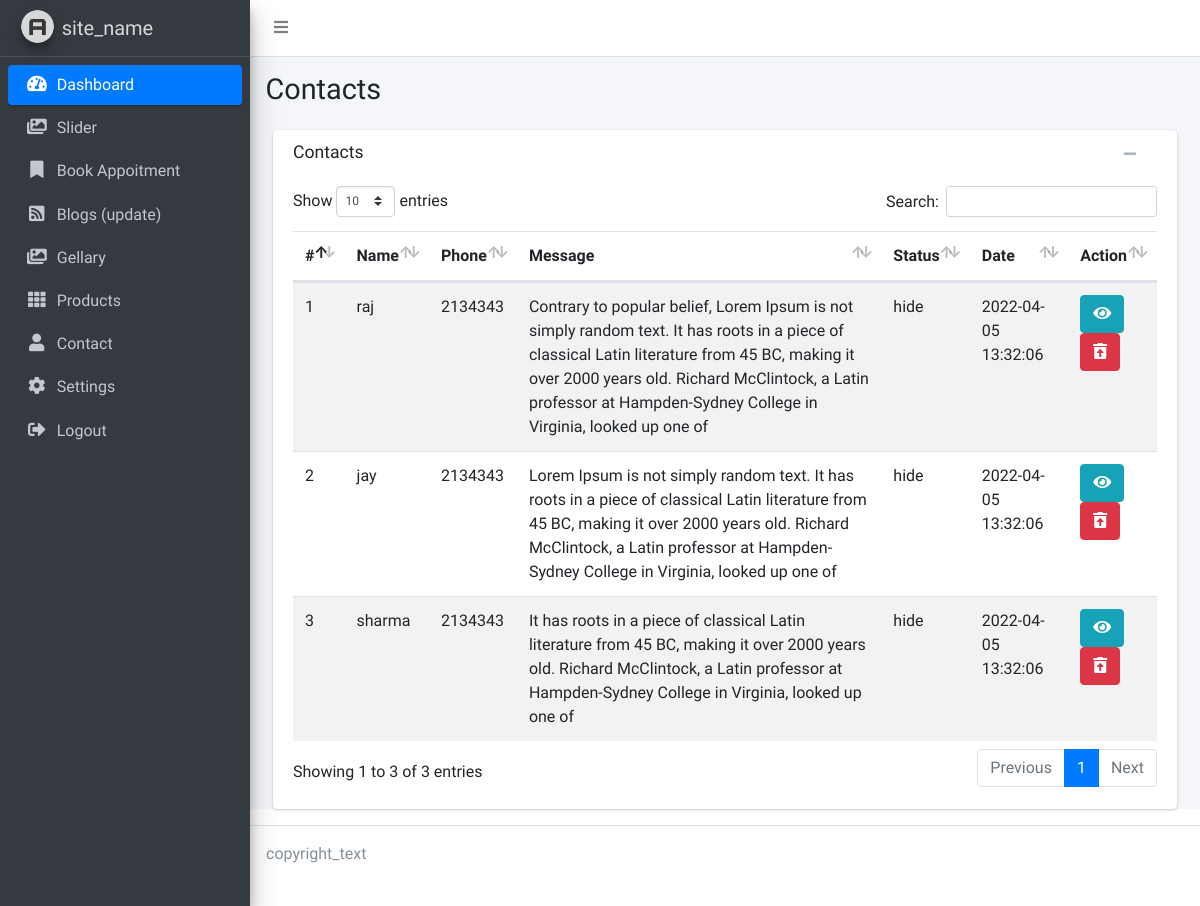
The page /admin/contacts_list.php (signed in) on the database as committed earlier.
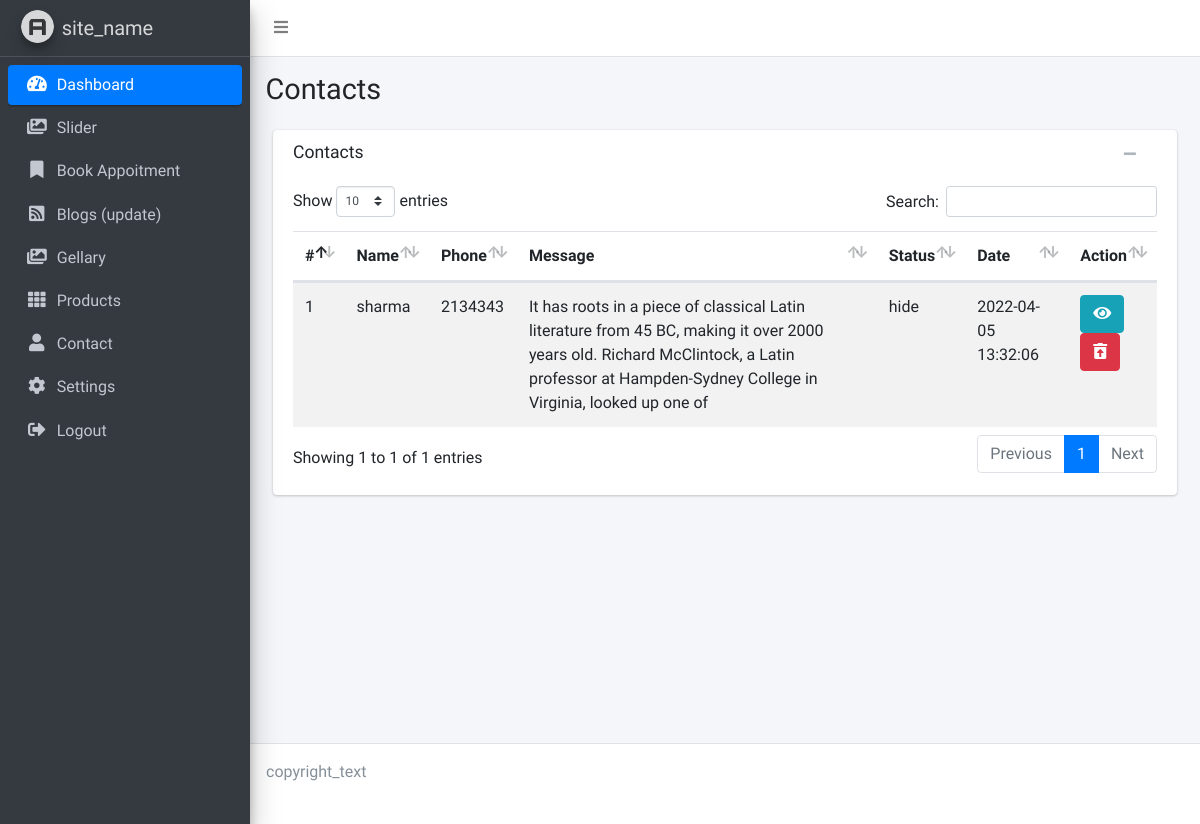
The same page on the database as committed later.
### tables this page shows
CREATE TABLE IF NOT EXISTS `contacts` (
  `id` int(11) NOT NULL AUTO_INCREMENT,
  `name` varchar(150) NOT NULL,
  `phone` varchar(25) NOT NULL,
  `status` enum('show','hide') NOT NULL,
  `msg` text NOT NULL,
  `created_at` timestamp NOT NULL,
  `updated_at` timestamp NOT NULL,
  PRIMARY KEY (`id`)
);

### admin/contacts_list.php (the view, shortened to what this page needs)
<?php
include_once '../database.php';
$sqlget = "SELECT * FROM contacts";
$alldata = mysqli_query($conn, $sqlget);
include 'layouts/header.php';
?>
<section class="content-header">
    <div class="container-fluid">
        <div class="row mb-2">
            <div class="col-sm-6">
                <h1>Contacts</h1>
            </div>
        </div>
    </div>
</section>
  <section class="content">
        <div class="container-fluid">
            <div class="col-md-12">
                <div class="card card-default">
                    <div class="card-header">
                        <h3 class="card-title">Contacts</h3>
                        <div class="card-tools">
                            <button type="button" class="btn btn-tool" data-card-widget="collapse"><i class="fas fa-minus"></i></button>
                            <button type="button" class="btn btn-tool" data-card-widget="remove"><i class="fas fa-remove"></i></button>
                        </div>
                    </div>
                    <div class="card-body">
                        <div class="text-right m-2">
                        </div>
                        <table id="myTable" class="table table-striped">
                            <thead>
                                <tr>
                                    <th>#</th>
                                    <th>Name</th>
                                    <th>Phone</th>
                                    <th>Message</th>
                                    <th>Status</th>
                                    <th>Date</th>
                                    <th>Action</th>
                                </tr>
                            </thead>
                            <tbody>
                                <?php
                                 $no=1;
                                  if(mysqli_num_rows($alldata) > 0) {
                                    while($row = mysqli_fetch_assoc($alldata)) {
                                    echo '<tr> <td>'.$no++.'</td>'.
                                    '<td>'.$row['name'].'</td>'.
                                    '<td>'.$row['phone'].'</td>'.
                                    '<td>'.$row['msg'].'</td>'.
                                    '<td>'.$row['status'].'</td>'.
                                    '<td>'.$row['created_at'].'</td>'.
                                    '<td>
                                        <a href="contacts_view.php?id='.$row['id'].'" class="btn btn-info"><i class="fas fa-eye"></i></a>
                                        <form method="post">
                                            <input type="hidden" name="delete_id" value='.$row['id'].'>
                                            <button class="btn btn-danger" name="submit"><i class="fas fa-trash-restore-alt"></i></button>
                                        </form>
                                    </td>'.
                                '</tr>';
                                    }
                                } else {
                                    echo "<tr>
                                    <td colspan='7' style='text-align: center;'>Data Not Found</td></tr>";
                                }
                            ?>
                            </tbody>
                        </table>
                    </div>
                </div>
            </div>
        </div>
    </section>
    <?php include 'layouts/footer.php';?>

Rows that differ between the two databases and show on the page:
removed contacts: name "raj", phone "2134343", msg "Contrary to popular belief, Lorem Ipsum is not simply random text. It has roots in a piece of classical Latin literature from 45 BC, making it over 2000 years old. Richard McClintock, a Latin professor at Hampden-Sydney College in Virginia, looked up one of", status "hide", created_at "2022-04-05 13:32:06"
removed contacts: name "jay", phone "2134343", msg "Lorem Ipsum is not simply random text. It has roots in a piece of classical Latin literature from 45 BC, making it over 2000 years old. Richard McClintock, a Latin professor at Hampden-Sydney College in Virginia, looked up one of", status "hide", created_at "2022-04-05 13:32:06"
Other text that changed with them:
text written by a page script: "Show entries Search: Showing 1 to 3 of 3 entries Previous 1 Next" → "Show entries Search: Showing 1 to 1 of 1 entries Previous 1 Next"
